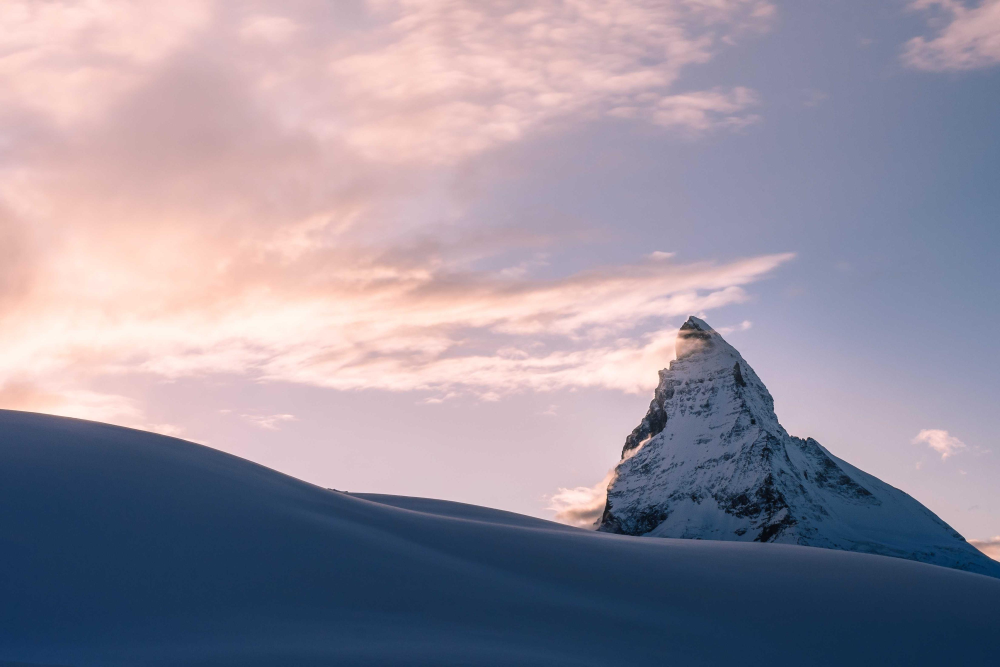
#> input picture legacy-site/assets/photo-1.jpg, 4000 x 2667 px (shown at 1/4 size); its folder holds 5 pictures in this run
$ python make-images.py
#> lines starting #> are read from the running program, lines starting #| are printed output that depends on the picture
"""Prepare the legacy site's images.

Re-saves the downloaded photos the way an unoptimized camera export looks
(maximum JPEG quality, no chroma subsampling, so each file is several MB) and
builds the hero banner with the event details baked into the pixels (B01).
"""
from pathlib import Path

from PIL import Image, ImageDraw, ImageFont

ASSETS = Path(__file__).resolve().parent.parent / "assets"
FONTS = Path("C:/Windows/Fonts")

for i in range(1, 6):
    src = ASSETS / f"photo-{i}.jpg"
    Image.open(src).convert("RGB").save(
        ASSETS / f"carousel-{i}.jpg", quality=100, subsampling=0
    )

hero = Image.open(ASSETS / "photo-1.jpg").convert("RGB")
#> hero is the input picture: PIL image 4000x2667 RGB; mean R, G, B 150.6, 143.6, 158.2
overlay = Image.new("RGBA", hero.size, (0, 0, 0, 0))
#> overlay: PIL image 4000x2667 RGBA; every value is 0
ImageDraw.Draw(overlay).rectangle([0, 900, hero.width, 1900], fill=(20, 60, 110, 170))
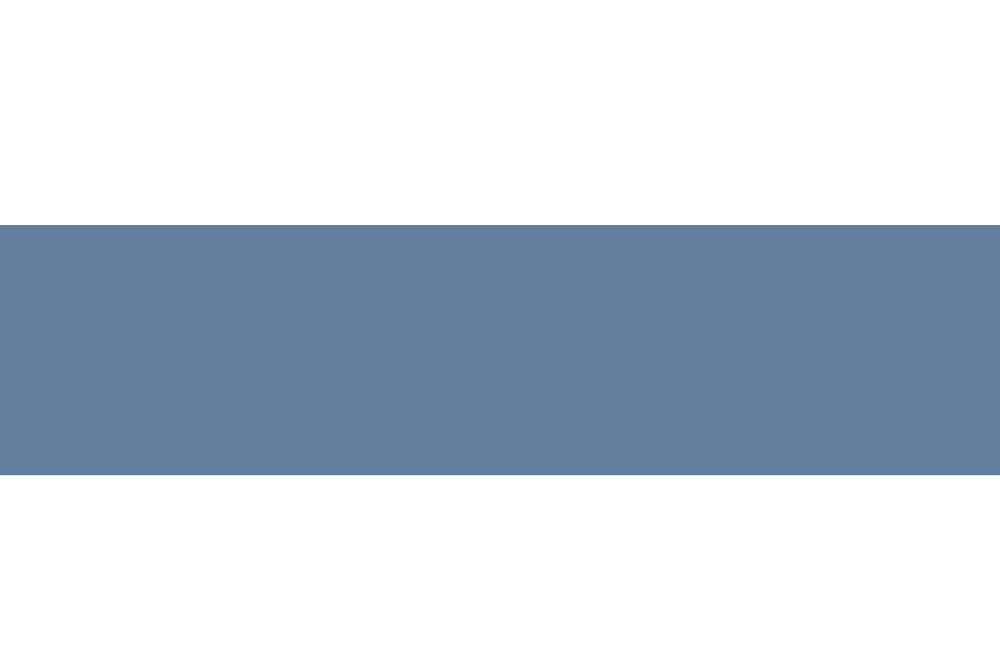
#> overlay: PIL image 4000x2667 RGBA (shown at 1/4 size); mean R, G, B, A 7.5, 22.5, 41.3, 63.8; transparent parts drawn white
hero = Image.alpha_composite(hero.convert("RGBA"), overlay).convert("RGB")
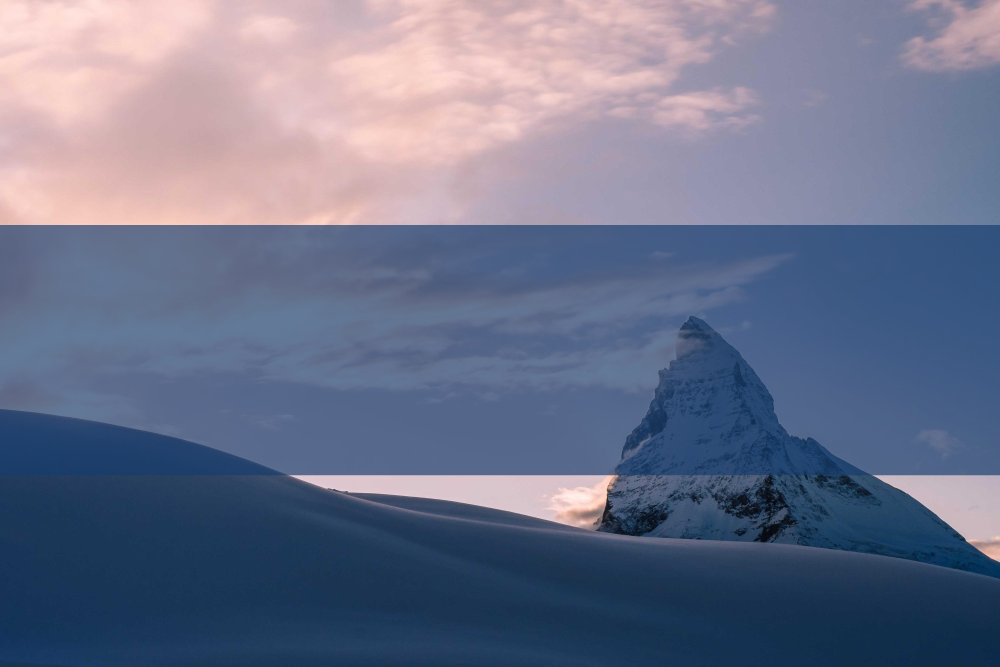
#> hero: PIL image 4000x2667 RGB (shown at 1/4 size); mean R, G, B 107, 114.2, 139.3

draw = ImageDraw.Draw(hero)
big = ImageFont.truetype(str(FONTS / "georgiab.ttf"), 260)
small = ImageFont.truetype(str(FONTS / "segoeuib.ttf"), 130)
draw.text((250, 1000), "PUBLIC HEARING", font=big, fill="white")
draw.text((260, 1350), "Oct 30, 6 PM  \u2022  Riverbend Civic Center", font=small, fill="white")
draw.text((260, 1560), "Regional Transportation Plan 2050", font=small, fill=(255, 230, 150))
hero.save(ASSETS / "hero-public-hearing.jpg", quality=100, subsampling=0)
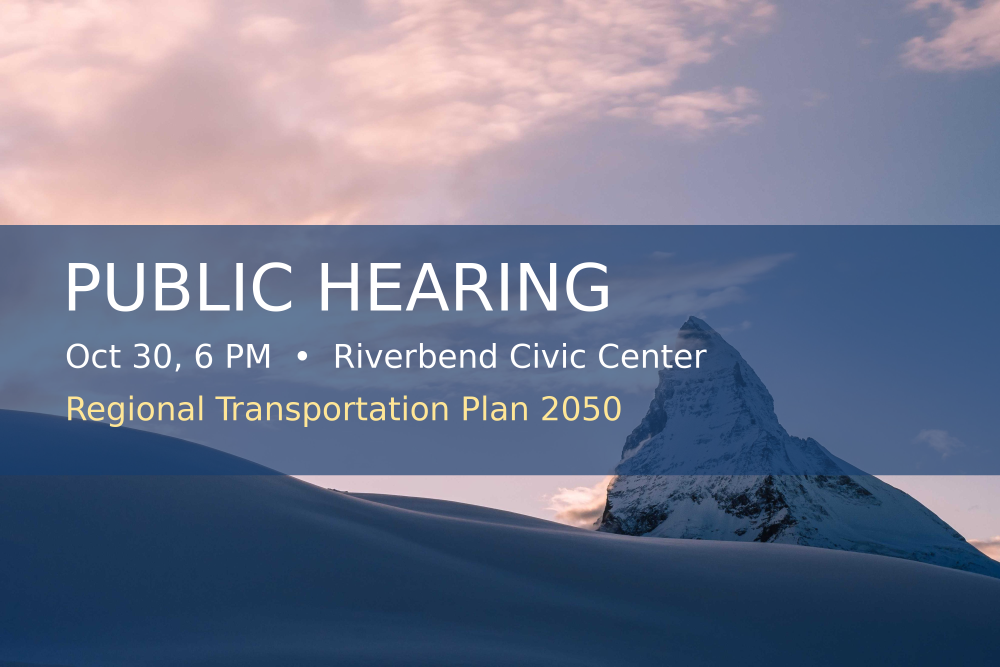
#> saved as hero-public-hearing.jpg: PIL image 4000x2667 RGB (shown at 1/4 size); mean R, G, B 110.9, 117.5, 141.4

for f in sorted(ASSETS.glob("*.jpg")):
    print(f"{f.name}: {f.stat().st_size / 1_000_000:.1f} MB")
